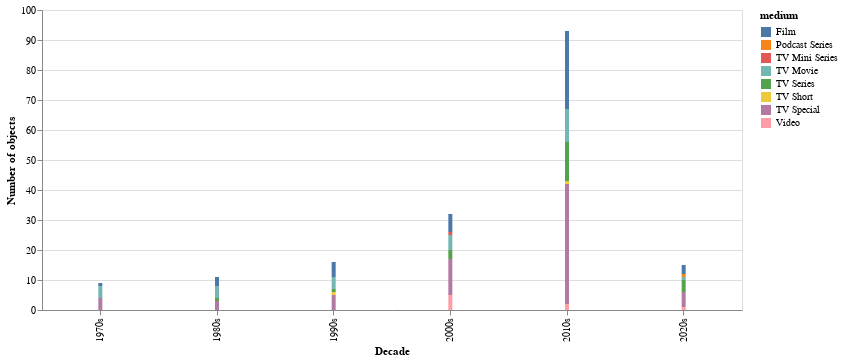

Notebook code for this chart:
### Code cell
# Bar Chart of Definitive SNL Media (that aren't directly associated with SNL) by Decade & Genre
media_by_decade = definitive_snl.copy()
media_by_decade['year_start'] = media_by_decade['year_start'].astype('string')
media_by_decade = media_by_decade.dropna(subset=['year_start'])
for idx, row in media_by_decade.iterrows():
    media_by_decade.at[idx, 'decade'] = row.year_start[:3] + '0s'
media_by_decade.head()

media_by_decade['medium'] = media_by_decade['medium'].apply(eval)
for idx, row in media_by_decade.iterrows():
    media_by_decade.at[idx, 'medium'] = "|".join(map(str,row.medium))

media_by_decade.head()

media_by_decade_unique = media_by_decade.groupby(['decade','medium']).size().reset_index(name="count")


# Create a stacked bar chart
alt.Chart(media_by_decade_unique).mark_bar(size=4).encode(
    
    # Year on the X axis
    x=alt.X('decade:N', axis=alt.Axis(format='c', title='Decade')),
    
    # Number of objects on the Y axis
    y=alt.Y('count:Q', title='Number of objects'),
    
    # Color according to the type
    color='medium:N',
    
    # Details on hover
    tooltip=[alt.Tooltip('medium:N', title='Medium'), alt.Tooltip('decade:N', title='Decade'), alt.Tooltip('count:Q', title='Count', format=',')]
).properties(width=700)


#media_by_decade_unique

### Figure 1 — Vega-Lite specification as saved in the notebook (floating-point values rounded to 4 significant figures)
{"config": {"view": {"continuousWidth": 400, "continuousHeight": 300}}, "data": {"name": "data-f2fbc694e6f22fdaac20e74a3e5f8538"}, "mark": {"type": "bar", "size": 4}, "encoding": {"color": {"field": "medium", "type": "nominal"}, "tooltip": [{"field": "medium", "title": "Medium", "type": "nominal"}, {"field": "decade", "title": "Decade", "type": "nominal"}, {"field": "count", "format": ",", "title": "Count", "type": "quantitative"}], "x": {"axis": {"format": "c", "title": "Decade"}, "field": "decade", "type": "nominal"}, "y": {"field": "count", "title": "Number of objects", "type": "quantitative"}}, "width": 700, "$schema": "https://vega.github.io/schema/vega-lite/v4.17.0.json", "datasets": {"data-f2fbc694e6f22fdaac20e74a3e5f8538": [{"decade": "1970s", "medium": "Film", "count": 1}, {"decade": "1970s", "medium": "TV Movie", "count": 4}, {"decade": "1970s", "medium": "TV Special", "count": 4}, {"decade": "1980s", "medium": "Film", "count": 3}, {"decade": "1980s", "medium": "TV Movie", "count": 4}, {"decade": "1980s", "medium": "TV Series", "count": 1}, {"decade": "1980s", "medium": "TV Special", "count": 3}, {"decade": "1990s", "medium": "Film", "count": 5}, {"decade": "1990s", "medium": "TV Movie", "count": 4}, {"decade": "1990s", "medium": "TV Series", "count": 1}, {"decade": "1990s", "medium": "TV Short", "count": 1}, {"decade": "1990s", "medium": "TV Special", "count": 5}, {"decade": "2000s", "medium": "Film", "count": 6}, {"decade": "2000s", "medium": "TV Mini Series", "count": 1}, {"decade": "2000s", "medium": "TV Movie", "count": 5}, {"decade": "2000s", "medium": "TV Series", "count": 3}, {"decade": "2000s", "medium": "TV Special", "count": 12}, {"decade": "2000s", "medium": "Video", "count": 5}, {"decade": "2010s", "medium": "Film", "count": 26}, {"decade": "2010s", "medium": "TV Movie", "count": 11}, {"decade": "2010s", "medium": "TV Series", "count": 13}, {"decade": "2010s", "medium": "TV Short", "count": 1}, {"decade": "2010s", "medium": "TV Special", "count": 40}, {"decade": "2010s", "medium": "Video", "count": 2}, {"decade": "2020s", "medium": "Film", "count": 3}, {"decade": "2020s", "medium": "Podcast Series", "count": 1}, {"decade": "2020s", "medium": "TV Movie", "count": 1}, {"decade": "2020s", "medium": "TV Series", "count": 4}, {"decade": "2020s", "medium": "TV Special", "count": 5}, {"decade": "2020s", "medium": "Video", "count": 1}]}}
